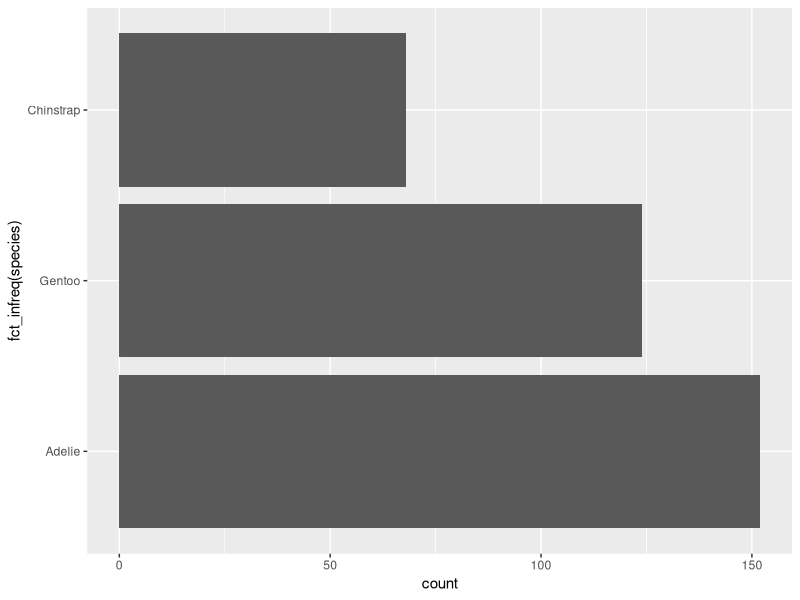
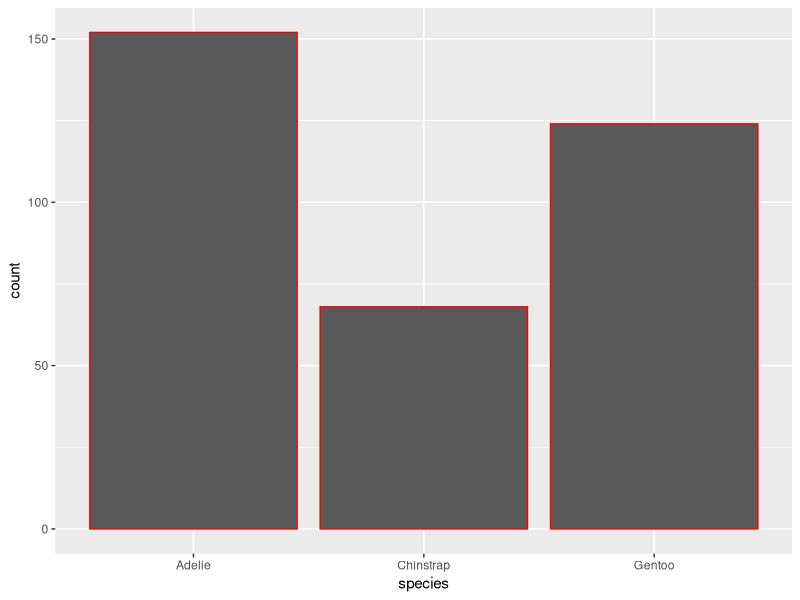
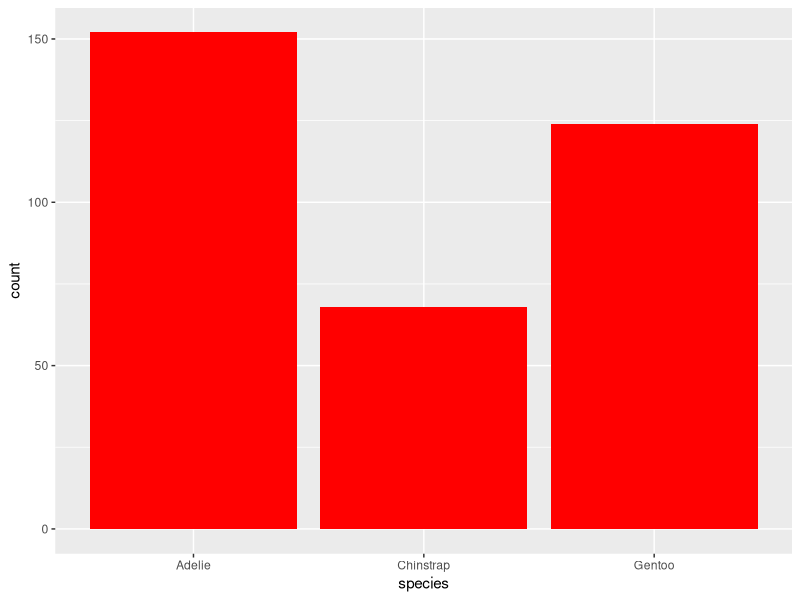
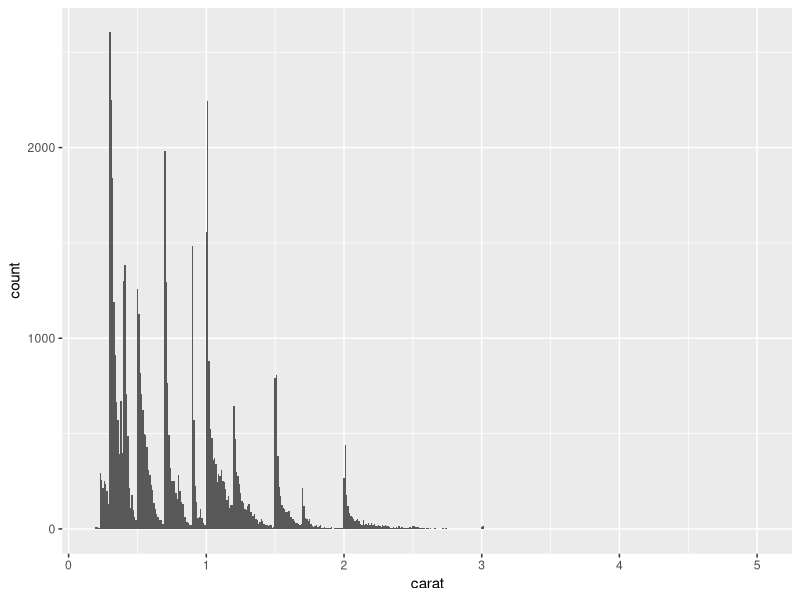

Source code (R) for these figures, in order:
## ---- chunk 1
library("tidyverse")
penguins_df <- palmerpenguins::penguins
## ---- chunk 2
ggplot(data = penguins_df, mapping=aes(y = fct_infreq(species))) +
  geom_bar()
## ---- chunk 3
ggplot(penguins_df, aes(x = species)) +
  geom_bar(color = "red")

ggplot(penguins_df, aes(x = species)) +
  geom_bar(fill = "red")
## ---- chunk 4
ggplot(data = diamonds, mapping=aes(x=carat))+
  geom_histogram(binwidth=0.01)
